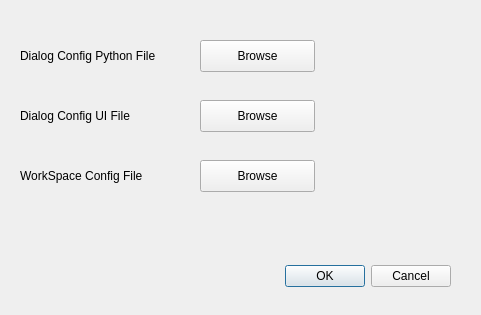
<?xml version="1.0" encoding="UTF-8"?>
<ui version="4.0">
 <class>Dialog</class>
 <widget class="QDialog" name="Dialog">
  <property name="geometry">
   <rect>
    <x>0</x>
    <y>0</y>
    <width>481</width>
    <height>315</height>
   </rect>
  </property>
  <property name="windowTitle">
   <string>Dialog</string>
  </property>
  <widget class="QDialogButtonBox" name="buttonBox">
   <property name="geometry">
    <rect>
     <x>30</x>
     <y>260</y>
     <width>421</width>
     <height>32</height>
    </rect>
   </property>
   <property name="orientation">
    <enum>Qt::Horizontal</enum>
   </property>
   <property name="standardButtons">
    <set>QDialogButtonBox::Cancel|QDialogButtonBox::Ok</set>
   </property>
  </widget>
  <widget class="QLabel" name="label">
   <property name="geometry">
    <rect>
     <x>20</x>
     <y>40</y>
     <width>161</width>
     <height>31</height>
    </rect>
   </property>
   <property name="text">
    <string>Dialog Config Python File</string>
   </property>
  </widget>
  <widget class="QPushButton" name="upload_python">
   <property name="geometry">
    <rect>
     <x>200</x>
     <y>40</y>
     <width>115</width>
     <height>32</height>
    </rect>
   </property>
   <property name="text">
    <string>Browse</string>
   </property>
  </widget>
  <widget class="QLabel" name="label_2">
   <property name="geometry">
    <rect>
     <x>20</x>
     <y>100</y>
     <width>161</width>
     <height>31</height>
    </rect>
   </property>
   <property name="text">
    <string>Dialog Config UI File</string>
   </property>
  </widget>
  <widget class="QLabel" name="label_3">
   <property name="geometry">
    <rect>
     <x>20</x>
     <y>160</y>
     <width>161</width>
     <height>31</height>
    </rect>
   </property>
   <property name="text">
    <string>WorkSpace Config File</string>
   </property>
  </widget>
  <widget class="QPushButton" name="upload_ui">
   <property name="geometry">
    <rect>
     <x>200</x>
     <y>100</y>
     <width>115</width>
     <height>32</height>
    </rect>
   </property>
   <property name="text">
    <string>Browse</string>
   </property>
  </widget>
  <widget class="QPushButton" name="upload_json">
   <property name="geometry">
    <rect>
     <x>200</x>
     <y>160</y>
     <width>115</width>
     <height>32</height>
    </rect>
   </property>
   <property name="text">
    <string>Browse</string>
   </property>
  </widget>
 </widget>
 <resources/>
 <connections>
  <connection>
   <sender>buttonBox</sender>
   <signal>accepted()</signal>
   <receiver>Dialog</receiver>
   <slot>accept()</slot>
   <hints>
    <hint type="sourcelabel">
     <x>248</x>
     <y>254</y>
    </hint>
    <hint type="destinationlabel">
     <x>157</x>
     <y>274</y>
    </hint>
   </hints>
  </connection>
  <connection>
   <sender>buttonBox</sender>
   <signal>rejected()</signal>
   <receiver>Dialog</receiver>
   <slot>reject()</slot>
   <hints>
    <hint type="sourcelabel">
     <x>316</x>
     <y>260</y>
    </hint>
    <hint type="destinationlabel">
     <x>286</x>
     <y>274</y>
    </hint>
   </hints>
  </connection>
 </connections>
</ui>
